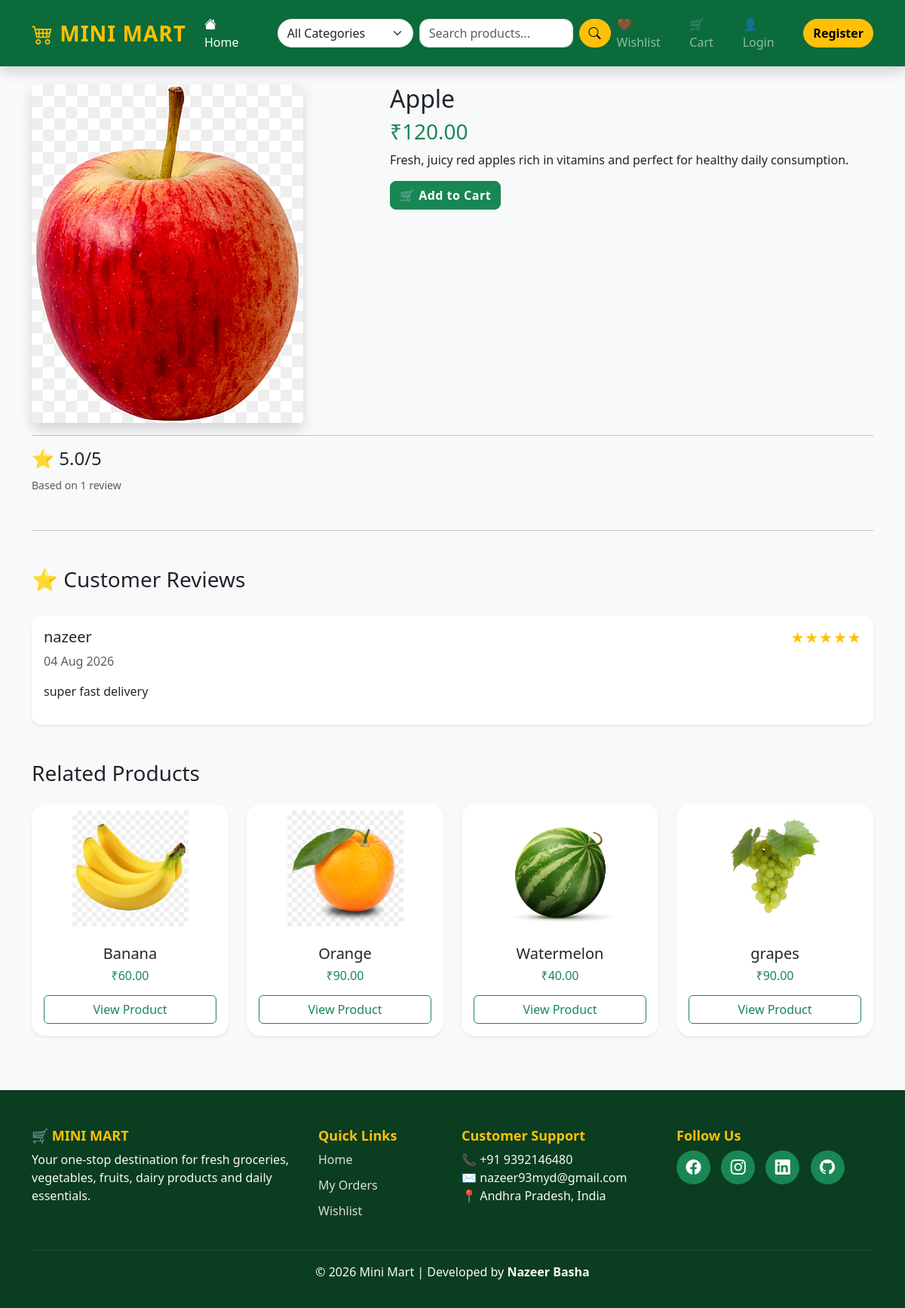
/product/1/, run on the app's committed database.
### products/models.py (models this page shows, shortened)
class Product(models.Model):
    category = models.ForeignKey(
        Category,
        on_delete=models.CASCADE,
        related_name='products'
    )
    name = models.CharField(max_length=200)
    description = models.TextField()
    price = models.DecimalField(max_digits=10, decimal_places=2)
    image = models.CharField(max_length=255)
    stock = models.PositiveIntegerField(default=0)
    available = models.BooleanField(default=True)
    created_at = models.DateTimeField(auto_now_add=True)
    updated_at = models.DateTimeField(auto_now=True)

### reviews/models.py (models this page shows, shortened)
class Review(models.Model):
    RATING_CHOICES = [
        (1, "★☆☆☆☆"),
        (2, "★★☆☆☆"),
        (3, "★★★☆☆"),
        (4, "★★★★☆"),
        (5, "★★★★★"),
    ]
    user = models.ForeignKey(
        User,
        on_delete=models.CASCADE
    )
    product = models.ForeignKey(
        Product,
        on_delete=models.CASCADE,
        related_name="reviews"
    )
    rating = models.IntegerField(
        choices=RATING_CHOICES
    )
    comment = models.TextField()
    created_at = models.DateTimeField(
        auto_now_add=True
    )
    class Meta:
        unique_together = ("user", "product")
        ordering = ["-created_at"]

### products/views.py (the view)
# urls.py: path('product/<int:id>/', views.product_detail, name='product_detail'),
def product_detail(request, id):
    product = get_object_or_404(Product, id=id)
    related_products = Product.objects.filter(
        category=product.category
    ).exclude(id=product.id)[:4]
    reviews = product.reviews.all()
    average_rating = product.reviews.aggregate(
    Avg("rating")
    )["rating__avg"]
    if average_rating:
        average_rating = round(average_rating, 1)
    else:
        average_rating = 0
    return render(request, 'product_detail.html', {
        'product': product,
        'related_products': related_products,
         "reviews":reviews,
         "average_rating": average_rating,
    })

### templates/product_detail.html (shortened to what this page needs)
{% extends 'base.html' %}
{% load static %}
{% block content %}
<div class="row">
    <div class="col-md-5">
        <img src="{% static product.image %}" alt="{{ product.name }}"
             class="img-fluid rounded shadow">
    </div>
    <div class="col-md-7">
        <h2>{{ product.name }}</h2>
        <h3 class="text-success">
            ₹{{ product.price }}
        </h3>
        <p>{{ product.description }}</p>
        <button class="btn btn-success">
            🛒 Add to Cart
        </button>
    </div>
</div>
<hr>
<div class="mb-4">
    <h4>
        ⭐ {{ average_rating }}/5
    </h4>
    <small class="text-muted">
        Based on {{ reviews|length }} review{{ reviews|length|pluralize }}
    </small>
</div>
<hr class="my-5">
<div class="d-flex justify-content-between align-items-center mb-4">
    <h3>
        ⭐ Customer Reviews
    </h3>
</div>
{% if reviews %}
    {% for review in reviews %}
    <div class="card mb-3 shadow-sm">
        <div class="card-body">
            <div class="d-flex justify-content-between">
                <h5>
                    {{ review.user.username }}
                </h5>
                <span class="text-warning">
                    {% if review.rating == 5 %}
                    ★★★★★
                    {% elif review.rating == 4 %}
                    ★★★★☆
                    {% elif review.rating == 3 %}
                    ★★★☆☆
                    {% elif review.rating == 2 %}
                    ★★☆☆☆
                    {% else %}
                    ★☆☆☆☆
                    {% endif %}
                </span>
            </div>
            <p class="text-muted">
                {{ review.created_at|date:"d M Y" }}
            </p>
            <p>
                {{ review.comment }}
            </p>
        </div>
    </div>
    {% endfor %}
{% else %}
<div class="alert alert-light">
    No reviews yet.
    Be the first to review this product!
</div>
{% endif %}
<h3 class="mt-5 mb-4">
    Related Products
</h3>
<div class="row">
{% for item in related_products %}
<div class="col-lg-3 col-md-4 col-sm-6 mb-4">
    <div class="card product-card h-100 shadow-sm">
        <a href="{% url 'product_detail' item.id %}">
            <img src="{% static item.image %}"
                 class="card-img-top product-img">
        </a>
        <div class="card-body text-center">
            <h5>
                <a href="{% url 'product_detail' item.id %}"
                   class="text-decoration-none text-dark">
                    {{ item.name }}
                </a>
            </h5>
            <h6 class="text-success">
                ₹{{ item.price }}
            </h6>
            <a href="{% url 'product_detail' item.id %}"
               class="btn btn-outline-success w-100 mt-2">
                View Product
            </a>
        </div>
    </div>
</div>
{% empty %}
<div class="col-12">
    <div class="alert alert-info">
        No related products available.
    </div>
</div>
{% endfor %}
</div>
{% endblock %}

### static/css/style.css (style rules this page uses)
.card { border:none; border-radius:15px; transition:.3s; overflow:hidden; }
.card img { height:220px; object-fit:cover; }
.btn-success { border-radius:10px; }
.card img { height:180px; width:100%; object-fit:contain; background:#fff; padding:15px; }
.card { border: none; border-radius: 12px; }
.card img { height: 170px; object-fit: contain; padding: 8px; background: white; }
body { background: #f5f7fa; }
.btn-success { border-radius: 8px; }
.product-card { border:none; border-radius:18px; overflow:hidden; transition:.35s; position:relative; box-shadow:0 8px 20px rgba(0,0,0,.08); }
.product-img { height:220px; object-fit:contain; padding:20px; transition:.35s; }
.product-card { border:none; border-radius:18px; overflow:hidden; transition:.3s; box-shadow:0 8px 20px rgba(0,0,0,.08); }
.product-img { height:220px; width:100%; object-fit:contain; padding:15px; background:#fff; }
.btn-success { font-weight:600; letter-spacing:.5px; }
.text-warning { font-size:18px; }

### data on the page
Product: image (picture), name "Apple", price "120.00", description "Fresh, juicy red apples rich in vitamins and perfect for healthy daily consumption."
Review: user.username "nazeer", created_at "04 Aug 2026", comment "super fast delivery"
Product: image (picture), name "Banana", price "60.00"
Product: image (picture), name "Orange", price "90.00"
Product: image (picture), name "Watermelon", price "40.00"
Product: image (picture), name "grapes", price "90.00"

### other printed values
{{ average_rating }} "5.0"
{{ reviews|length }} "1"
